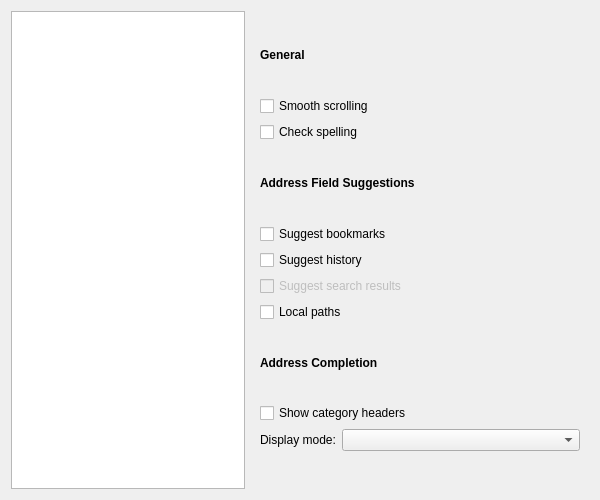
<?xml version="1.0" encoding="UTF-8"?>
<ui version="4.0">
 <class>Otter::PreferencesAdvancedPageWidget</class>
 <widget class="QWidget" name="Otter::PreferencesAdvancedPageWidget">
  <property name="geometry">
   <rect>
    <x>0</x>
    <y>0</y>
    <width>600</width>
    <height>500</height>
   </rect>
  </property>
  <layout class="QHBoxLayout" name="horizontalLayout">
   <item>
    <widget class="Otter::ItemViewWidget" name="advancedViewWidget">
     <property name="sizePolicy">
      <sizepolicy hsizetype="Minimum" vsizetype="Expanding">
       <horstretch>0</horstretch>
       <verstretch>0</verstretch>
      </sizepolicy>
     </property>
     <property name="minimumSize">
      <size>
       <width>100</width>
       <height>0</height>
      </size>
     </property>
     <property name="editTriggers">
      <set>QAbstractItemView::NoEditTriggers</set>
     </property>
     <property name="textElideMode">
      <enum>Qt::ElideNone</enum>
     </property>
     <attribute name="headerVisible">
      <bool>false</bool>
     </attribute>
    </widget>
   </item>
   <item>
    <widget class="QStackedWidget" name="advancedStackedWidget">
     <property name="currentIndex">
      <number>0</number>
     </property>
     <widget class="QWidget" name="browsingPage">
      <layout class="QVBoxLayout" name="browsingPageLayout">
       <item>
        <widget class="QLabel" name="browsingGeneralHeaderLabel">
         <property name="font">
          <font>
           <weight>75</weight>
           <bold>true</bold>
          </font>
         </property>
         <property name="text">
          <string>General</string>
         </property>
        </widget>
       </item>
       <item>
        <widget class="QCheckBox" name="browsingEnableSmoothScrollingCheckBox">
         <property name="text">
          <string>Smooth scrolling</string>
         </property>
        </widget>
       </item>
       <item>
        <widget class="QCheckBox" name="browsingEnableSpellCheckCheckBox">
         <property name="text">
          <string>Check spelling</string>
         </property>
        </widget>
       </item>
       <item>
        <widget class="QLabel" name="browsingSuggestionsHeaderLabel">
         <property name="font">
          <font>
           <weight>75</weight>
           <bold>true</bold>
          </font>
         </property>
         <property name="text">
          <string>Address Field Suggestions</string>
         </property>
        </widget>
       </item>
       <item>
        <layout class="QVBoxLayout" name="browsingSuggestionsLayout">
         <item>
          <widget class="QCheckBox" name="browsingSuggestBookmarksCheckBox">
           <property name="text">
            <string>Suggest bookmarks</string>
           </property>
          </widget>
         </item>
         <item>
          <widget class="QCheckBox" name="browsingSuggestHistoryCheckBox">
           <property name="text">
            <string>Suggest history</string>
           </property>
          </widget>
         </item>
         <item>
          <widget class="QCheckBox" name="browsingSuggestSearchCheckBox">
           <property name="enabled">
            <bool>false</bool>
           </property>
           <property name="text">
            <string>Suggest search results</string>
           </property>
          </widget>
         </item>
         <item>
          <widget class="QCheckBox" name="browsingSuggestLocalPathsCheckBox">
           <property name="text">
            <string>Local paths</string>
           </property>
          </widget>
         </item>
        </layout>
       </item>
       <item>
        <widget class="QLabel" name="browsingCompletionHeaderLabel">
         <property name="font">
          <font>
           <weight>75</weight>
           <bold>true</bold>
          </font>
         </property>
         <property name="text">
          <string>Address Completion</string>
         </property>
        </widget>
       </item>
       <item>
        <layout class="QVBoxLayout" name="browsingCompletionLayout">
         <item>
          <widget class="QCheckBox" name="browsingCategoriesCheckBox">
           <property name="text">
            <string>Show category headers</string>
           </property>
          </widget>
         </item>
         <item>
          <layout class="QFormLayout" name="browsingDisplayModeLayout">
           <item row="0" column="0">
            <widget class="QLabel" name="browsingDisplayModeLabel">
             <property name="text">
              <string>Display mode:</string>
             </property>
            </widget>
           </item>
           <item row="0" column="1">
            <widget class="QComboBox" name="browsingDisplayModeComboBox"/>
           </item>
          </layout>
         </item>
        </layout>
       </item>
       <item>
        <spacer name="browsingBrowsingSpacer">
         <property name="orientation">
          <enum>Qt::Vertical</enum>
         </property>
        </spacer>
       </item>
      </layout>
     </widget>
     <widget class="QWidget" name="notificationsPage">
      <layout class="QVBoxLayout" name="notificationsPageLayout" stretch="0,0,0,0,0,1">
       <item>
        <widget class="QLabel" name="notificationsEventsHeader">
         <property name="font">
          <font>
           <weight>75</weight>
           <bold>true</bold>
          </font>
         </property>
         <property name="text">
          <string>Events</string>
         </property>
        </widget>
       </item>
       <item>
        <widget class="Otter::ItemViewWidget" name="notificationsItemView">
         <property name="editTriggers">
          <set>QAbstractItemView::NoEditTriggers</set>
         </property>
         <property name="alternatingRowColors">
          <bool>true</bool>
         </property>
         <attribute name="headerDefaultSectionSize">
          <number>250</number>
         </attribute>
        </widget>
       </item>
       <item>
        <widget class="QWidget" name="notificationOptionsWidget" native="true">
         <property name="enabled">
          <bool>false</bool>
         </property>
         <layout class="QVBoxLayout" name="notificationOptionsLayout">
          <property name="leftMargin">
           <number>0</number>
          </property>
          <property name="topMargin">
           <number>0</number>
          </property>
          <property name="rightMargin">
           <number>0</number>
          </property>
          <property name="bottomMargin">
           <number>0</number>
          </property>
          <item>
           <layout class="QHBoxLayout" name="notificationsPlaySoundLayout">
            <item>
             <widget class="QLabel" name="notificationsPlaySoundLabel">
              <property name="text">
               <string>Play sound:</string>
              </property>
              <property name="buddy">
               <cstring>notificationsPlaySoundFilePathWidget</cstring>
              </property>
             </widget>
            </item>
            <item>
             <widget class="QToolButton" name="notificationsPlaySoundButton"/>
            </item>
            <item>
             <widget class="Otter::FilePathWidget" name="notificationsPlaySoundFilePathWidget" native="true"/>
            </item>
           </layout>
          </item>
          <item>
           <widget class="QCheckBox" name="notificationsShowNotificationCheckBox">
            <property name="text">
             <string>Show notification</string>
            </property>
           </widget>
          </item>
          <item>
           <widget class="QCheckBox" name="notificationsShowAlertCheckBox">
            <property name="text">
             <string>Mark taskbar entry</string>
            </property>
           </widget>
          </item>
         </layout>
        </widget>
       </item>
       <item>
        <widget class="QLabel" name="notificationsOptionsHeader">
         <property name="font">
          <font>
           <weight>75</weight>
           <bold>true</bold>
          </font>
         </property>
         <property name="text">
          <string>Options</string>
         </property>
        </widget>
       </item>
       <item>
        <widget class="QCheckBox" name="preferNativeNotificationsCheckBox">
         <property name="text">
          <string>Prefer native notifications</string>
         </property>
        </widget>
       </item>
       <item>
        <spacer name="notificationsSpacer">
         <property name="orientation">
          <enum>Qt::Vertical</enum>
         </property>
        </spacer>
       </item>
      </layout>
     </widget>
     <widget class="QWidget" name="appearancePage">
      <layout class="QVBoxLayout" name="appearancePageLayout" stretch="0,0,0,0,1">
       <item>
        <widget class="QLabel" name="appearranceStyleHader">
         <property name="font">
          <font>
           <weight>75</weight>
           <bold>true</bold>
          </font>
         </property>
         <property name="text">
          <string>Style</string>
         </property>
        </widget>
       </item>
       <item>
        <layout class="QFormLayout" name="appearranceStyleLayout">
         <item row="0" column="0">
          <widget class="QLabel" name="appearranceWidgetStyleLabel">
           <property name="text">
            <string>Widget style:</string>
           </property>
           <property name="buddy">
            <cstring>appearranceWidgetStyleComboBox</cstring>
           </property>
          </widget>
         </item>
         <item row="1" column="0">
          <widget class="QLabel" name="appearranceStyleSheetLabel">
           <property name="text">
            <string>Interface style sheet:</string>
           </property>
           <property name="buddy">
            <cstring>appearranceStyleSheetFilePathWidget</cstring>
           </property>
          </widget>
         </item>
         <item row="1" column="1">
          <widget class="Otter::FilePathWidget" name="appearranceStyleSheetFilePathWidget" native="true"/>
         </item>
         <item row="0" column="1">
          <widget class="QComboBox" name="appearranceWidgetStyleComboBox"/>
         </item>
        </layout>
       </item>
       <item>
        <widget class="QLabel" name="appearranceOtherHeader">
         <property name="font">
          <font>
           <weight>75</weight>
           <bold>true</bold>
          </font>
         </property>
         <property name="text">
          <string>Other</string>
         </property>
        </widget>
       </item>
       <item>
        <widget class="QCheckBox" name="enableTrayIconCheckBox">
         <property name="text">
          <string>Show tray icon</string>
         </property>
        </widget>
       </item>
       <item>
        <spacer name="appearranceVerticalSpacer">
         <property name="orientation">
          <enum>Qt::Vertical</enum>
         </property>
        </spacer>
       </item>
      </layout>
     </widget>
     <widget class="QWidget" name="contentPage">
      <layout class="QVBoxLayout" name="contentPageLayout">
       <item>
        <widget class="QLabel" name="contentGeneralHeader">
         <property name="font">
          <font>
           <weight>75</weight>
           <bold>true</bold>
          </font>
         </property>
         <property name="text">
          <string>General</string>
         </property>
        </widget>
       </item>
       <item>
        <layout class="QFormLayout" name="enableImagesLayout">
         <item row="0" column="0">
          <widget class="QLabel" name="enableImagesLabel">
           <property name="text">
            <string>Images:</string>
           </property>
          </widget>
         </item>
         <item row="0" column="1">
          <widget class="QComboBox" name="enableImagesComboBox"/>
         </item>
        </layout>
       </item>
       <item>
        <layout class="QHBoxLayout" name="javaScriptOptionslLayout" stretch="1,0">
         <item>
          <widget class="QCheckBox" name="enableJavaScriptCheckBox">
           <property name="text">
            <string>Enable JavaScript</string>
           </property>
          </widget>
         </item>
         <item>
          <widget class="QPushButton" name="javaScriptOptionsButton">
           <property name="text">
            <string>JavaScript Options…</string>
           </property>
          </widget>
         </item>
        </layout>
       </item>
       <item>
        <layout class="QFormLayout" name="contentGeneralLayout">
         <item row="0" column="0">
          <widget class="QLabel" name="pluginsLabel">
           <property name="text">
            <string>Plugins:</string>
           </property>
          </widget>
         </item>
         <item row="0" column="1">
          <widget class="QComboBox" name="enablePluginsComboBox"/>
         </item>
         <item row="1" column="0">
          <widget class="QLabel" name="userStyleSheetWidget">
           <property name="text">
            <string>User style sheet:</string>
           </property>
           <property name="buddy">
            <cstring>userStyleSheetFilePathWidget</cstring>
           </property>
          </widget>
         </item>
         <item row="1" column="1">
          <widget class="Otter::FilePathWidget" name="userStyleSheetFilePathWidget" native="true"/>
         </item>
        </layout>
       </item>
       <item>
        <widget class="QLabel" name="overridesHeader">
         <property name="font">
          <font>
           <weight>75</weight>
           <bold>true</bold>
          </font>
         </property>
         <property name="text">
          <string>Website Preferences</string>
         </property>
        </widget>
       </item>
       <item>
        <layout class="QHBoxLayout" name="contentOverridesLayout">
         <item>
          <layout class="QVBoxLayout" name="contentOverridesContentLayout">
           <item>
            <widget class="Otter::LineEditWidget" name="contentOverridesFilterLineEditWidget">
             <property name="placeholderText">
              <string>Search…</string>
             </property>
            </widget>
           </item>
           <item>
            <widget class="Otter::ItemViewWidget" name="contentOverridesItemView">
             <property name="editTriggers">
              <set>QAbstractItemView::NoEditTriggers</set>
             </property>
             <property name="alternatingRowColors">
              <bool>true</bool>
             </property>
             <attribute name="headerVisible">
              <bool>false</bool>
             </attribute>
             <attribute name="headerDefaultSectionSize">
              <number>250</number>
             </attribute>
            </widget>
           </item>
          </layout>
         </item>
         <item>
          <layout class="QVBoxLayout" name="contentOverridesButtonsLayout" stretch="0,0,0,1">
           <item>
            <widget class="QPushButton" name="contentOverridesAddButton">
             <property name="text">
              <string>Add</string>
             </property>
            </widget>
           </item>
           <item>
            <widget class="QPushButton" name="contentOverridesEditButton">
             <property name="enabled">
              <bool>false</bool>
             </property>
             <property name="text">
              <string>Edit…</string>
             </property>
            </widget>
           </item>
           <item>
            <widget class="QPushButton" name="contentOverridesRemoveButton">
             <property name="enabled">
              <bool>false</bool>
             </property>
             <property name="text">
              <string>Remove</string>
             </property>
            </widget>
           </item>
           <item>
            <spacer name="contentOverridesButtonsSpacer">
             <property name="orientation">
              <enum>Qt::Vertical</enum>
             </property>
            </spacer>
           </item>
          </layout>
         </item>
        </layout>
       </item>
      </layout>
     </widget>
     <widget class="QWidget" name="mimeTypesPage">
      <layout class="QVBoxLayout" name="mimeTypesPageLayout" stretch="0,0,0,1">
       <item>
        <widget class="QLabel" name="mimeTypesMimeTypesHeader">
         <property name="font">
          <font>
           <weight>75</weight>
           <bold>true</bold>
          </font>
         </property>
         <property name="text">
          <string>MIME Types</string>
         </property>
        </widget>
       </item>
       <item>
        <layout class="QHBoxLayout" name="mimeTypesLayout">
         <item>
          <widget class="Otter::ItemViewWidget" name="mimeTypesItemView">
           <property name="editTriggers">
            <set>QAbstractItemView::NoEditTriggers</set>
           </property>
           <property name="alternatingRowColors">
            <bool>true</bool>
           </property>
           <attribute name="headerDefaultSectionSize">
            <number>250</number>
           </attribute>
          </widget>
         </item>
         <item>
          <layout class="QVBoxLayout" name="mimeTypesButtonsLayout" stretch="0,0,1">
           <item>
            <widget class="QPushButton" name="mimeTypesAddMimeTypeButton">
             <property name="text">
              <string>Add</string>
             </property>
            </widget>
           </item>
           <item>
            <widget class="QPushButton" name="mimeTypesRemoveMimeTypeButton">
             <property name="enabled">
              <bool>false</bool>
             </property>
             <property name="text">
              <string>Remove</string>
             </property>
            </widget>
           </item>
           <item>
            <spacer name="mimeTypesButtonsSpacer">
             <property name="orientation">
              <enum>Qt::Vertical</enum>
             </property>
            </spacer>
           </item>
          </layout>
         </item>
        </layout>
       </item>
       <item>
        <widget class="QWidget" name="mimeTypesOptionsWidget" native="true">
         <property name="enabled">
          <bool>false</bool>
         </property>
         <layout class="QVBoxLayout" name="mimeTypesOptionsLayout">
          <property name="leftMargin">
           <number>0</number>
          </property>
          <property name="topMargin">
           <number>0</number>
          </property>
          <property name="rightMargin">
           <number>0</number>
          </property>
          <property name="bottomMargin">
           <number>0</number>
          </property>
          <item>
           <widget class="QRadioButton" name="mimeTypesAskButton">
            <property name="text">
             <string>Show download dialog</string>
            </property>
            <attribute name="buttonGroup">
             <string notr="true">mimeTypesButtonGroup</string>
            </attribute>
           </widget>
          </item>
          <item>
           <widget class="QRadioButton" name="mimeTypesSaveButton">
            <property name="text">
             <string>Save to disk</string>
            </property>
            <attribute name="buttonGroup">
             <string notr="true">mimeTypesButtonGroup</string>
            </attribute>
           </widget>
          </item>
          <item>
           <layout class="QHBoxLayout" name="mimeTypesSaveHorizontalLayout">
            <item>
             <spacer name="mimeTypesSaveSpacer">
              <property name="orientation">
               <enum>Qt::Horizontal</enum>
              </property>
              <property name="sizeType">
               <enum>QSizePolicy::Fixed</enum>
              </property>
              <property name="sizeHint" stdset="0">
               <size>
                <width>20</width>
                <height>0</height>
               </size>
              </property>
             </spacer>
            </item>
            <item>
             <widget class="QWidget" name="mimeTypesSaveOptionsWidget" native="true">
              <layout class="QVBoxLayout" name="mimeTypesSaveVerticalLayout">
               <property name="leftMargin">
                <number>0</number>
               </property>
               <property name="topMargin">
                <number>0</number>
               </property>
               <property name="rightMargin">
                <number>0</number>
               </property>
               <property name="bottomMargin">
                <number>0</number>
               </property>
               <item>
                <widget class="QCheckBox" name="mimeTypesSaveDirectlyCheckBox">
                 <property name="text">
                  <string>Do not ask for folder, save directly to</string>
                 </property>
                </widget>
               </item>
               <item>
                <widget class="Otter::FilePathWidget" name="mimeTypesFilePathWidget" native="true"/>
               </item>
              </layout>
             </widget>
            </item>
           </layout>
          </item>
          <item>
           <widget class="QRadioButton" name="mimeTypesOpenButton">
            <property name="text">
             <string>Open with application</string>
            </property>
            <attribute name="buttonGroup">
             <string notr="true">mimeTypesButtonGroup</string>
            </attribute>
           </widget>
          </item>
          <item>
           <layout class="QHBoxLayout" name="mimeTypesOpenHorizontalLayout">
            <item>
             <spacer name="mimeTypesOpenSpacer">
              <property name="orientation">
               <enum>Qt::Horizontal</enum>
              </property>
              <property name="sizeType">
               <enum>QSizePolicy::Fixed</enum>
              </property>
              <property name="sizeHint" stdset="0">
               <size>
                <width>20</width>
                <height>0</height>
               </size>
              </property>
             </spacer>
            </item>
            <item>
             <widget class="QWidget" name="mimeTypesOpenOptionsWidget" native="true">
              <layout class="QVBoxLayout" name="mimeTypesOpenVerticalLayout">
               <property name="leftMargin">
                <number>0</number>
               </property>
               <property name="topMargin">
                <number>0</number>
               </property>
               <property name="rightMargin">
                <number>0</number>
               </property>
               <property name="bottomMargin">
                <number>0</number>
               </property>
               <item>
                <widget class="QCheckBox" name="mimeTypesPassUrlCheckBox">
                 <property name="enabled">
                  <bool>false</bool>
                 </property>
                 <property name="text">
                  <string>Pass web address directly to application</string>
                 </property>
                </widget>
               </item>
               <item>
                <widget class="Otter::ApplicationComboBoxWidget" name="mimeTypesApplicationComboBoxWidget"/>
               </item>
              </layout>
             </widget>
            </item>
           </layout>
          </item>
         </layout>
        </widget>
       </item>
       <item>
        <spacer name="mimeTypesSpacer">
         <property name="orientation">
          <enum>Qt::Vertical</enum>
         </property>
        </spacer>
       </item>
      </layout>
     </widget>
     <widget class="QWidget" name="programsPage">
      <layout class="QVBoxLayout" name="programsPageLayout">
       <item>
        <widget class="QLabel" name="programsProtocolsHeader">
         <property name="font">
          <font>
           <weight>75</weight>
           <bold>true</bold>
          </font>
         </property>
         <property name="text">
          <string>Protocols</string>
         </property>
        </widget>
       </item>
       <item>
        <layout class="QHBoxLayout" name="protocolsLayout">
         <item>
          <widget class="Otter::ItemViewWidget" name="protocolsItemView">
           <property name="editTriggers">
            <set>QAbstractItemView::NoEditTriggers</set>
           </property>
           <property name="alternatingRowColors">
            <bool>true</bool>
           </property>
           <attribute name="headerDefaultSectionSize">
            <number>250</number>
           </attribute>
          </widget>
         </item>
         <item>
          <layout class="QVBoxLayout" name="protocolsButtonsLayout" stretch="0,0,1">
           <item>
            <widget class="QPushButton" name="protocolsAddProtocolButton">
             <property name="text">
              <string>Add</string>
             </property>
            </widget>
           </item>
           <item>
            <widget class="QPushButton" name="protocolsRemoveProtocolButton">
             <property name="enabled">
              <bool>false</bool>
             </property>
             <property name="text">
              <string>Remove</string>
             </property>
            </widget>
           </item>
           <item>
            <spacer name="protocolsButtonsSpacer">
             <property name="orientation">
              <enum>Qt::Vertical</enum>
             </property>
            </spacer>
           </item>
          </layout>
         </item>
        </layout>
       </item>
      </layout>
     </widget>
     <widget class="QWidget" name="historyPage"/>
     <widget class="QWidget" name="networkPage">
      <layout class="QVBoxLayout" name="networkPagePageLayout" stretch="0,0,0,1,0,1,0">
       <item>
        <widget class="QLabel" name="advancedGeneralHeader">
         <property name="font">
          <font>
           <weight>75</weight>
           <bold>true</bold>
          </font>
         </property>
         <property name="text">
          <string>General</string>
         </property>
        </widget>
       </item>
       <item>
        <widget class="QCheckBox" name="sendReferrerCheckBox">
         <property name="text">
          <string>Send referrer information</string>
         </property>
        </widget>
       </item>
       <item>
        <widget class="QLabel" name="advancedUserAgentHeader">
         <property name="font">
          <font>
           <weight>75</weight>
           <bold>true</bold>
          </font>
         </property>
         <property name="text">
          <string>User Agent</string>
         </property>
        </widget>
       </item>
       <item>
        <layout class="QHBoxLayout" name="userAgentsLayout">
         <item>
          <widget class="Otter::ItemViewWidget" name="userAgentsViewWidget">
           <property name="editTriggers">
            <set>QAbstractItemView::NoEditTriggers</set>
           </property>
           <property name="dragEnabled">
            <bool>true</bool>
           </property>
           <property name="dragDropMode">
            <enum>QAbstractItemView::DragDrop</enum>
           </property>
           <property name="defaultDropAction">
            <enum>Qt::MoveAction</enum>
           </property>
           <property name="alternatingRowColors">
            <bool>true</bool>
           </property>
           <attribute name="headerDefaultSectionSize">
            <number>250</number>
           </attribute>
          </widget>
         </item>
         <item>
          <layout class="QVBoxLayout" name="userAgentsButtonsLayout">
           <item>
            <widget class="QPushButton" name="userAgentsAddButton">
             <property name="text">
              <string>Add</string>
             </property>
            </widget>
           </item>
           <item>
            <widget class="QPushButton" name="userAgentsEditButton">
             <property name="enabled">
              <bool>false</bool>
             </property>
             <property name="text">
              <string>Edit…</string>
             </property>
            </widget>
           </item>
           <item>
            <widget class="QPushButton" name="userAgentsRemoveButton">
             <property name="enabled">
              <bool>false</bool>
             </property>
             <property name="text">
              <string>Remove</string>
             </property>
            </widget>
           </item>
           <item>
            <spacer name="userAgentsSpacer">
             <property name="orientation">
              <enum>Qt::Vertical</enum>
             </property>
            </spacer>
           </item>
          </layout>
         </item>
        </layout>
       </item>
       <item>
        <widget class="QLabel" name="proxyHeader">
         <property name="font">
          <font>
           <weight>75</weight>
           <bold>true</bold>
          </font>
         </property>
         <property name="text">
          <string>Proxy</string>
         </property>
        </widget>
       </item>
       <item>
        <layout class="QHBoxLayout" name="proxiesLayout">
         <item>
          <widget class="Otter::ItemViewWidget" name="proxiesViewWidget">
           <property name="editTriggers">
            <set>QAbstractItemView::NoEditTriggers</set>
           </property>
           <property name="dragEnabled">
            <bool>true</bool>
           </property>
           <property name="dragDropMode">
            <enum>QAbstractItemView::DragDrop</enum>
           </property>
           <property name="defaultDropAction">
            <enum>Qt::MoveAction</enum>
           </property>
           <property name="alternatingRowColors">
            <bool>true</bool>
           </property>
           <attribute name="headerDefaultSectionSize">
            <number>250</number>
           </attribute>
          </widget>
         </item>
         <item>
          <layout class="QVBoxLayout" name="proxiesButtonsLayout">
           <item>
            <widget class="QPushButton" name="proxiesAddButton">
             <property name="text">
              <string>Add</string>
             </property>
            </widget>
           </item>
           <item>
            <widget class="QPushButton" name="proxiesEditButton">
             <property name="enabled">
              <bool>false</bool>
             </property>
             <property name="text">
              <string>Edit…</string>
             </property>
            </widget>
           </item>
           <item>
            <widget class="QPushButton" name="proxiesRemoveButton">
             <property name="enabled">
              <bool>false</bool>
             </property>
             <property name="text">
              <string>Remove</string>
             </property>
            </widget>
           </item>
           <item>
            <spacer name="proxiesSpacer">
             <property name="orientation">
              <enum>Qt::Vertical</enum>
             </property>
            </spacer>
           </item>
          </layout>
         </item>
        </layout>
       </item>
       <item>
        <spacer name="networkPageSpacer">
         <property name="orientation">
          <enum>Qt::Vertical</enum>
         </property>
        </spacer>
       </item>
      </layout>
     </widget>
     <widget class="QWidget" name="securityPage">
      <layout class="QVBoxLayout" name="securityPageLayout">
       <item>
        <widget class="QLabel" name="ciphersHeader">
         <property name="font">
          <font>
           <weight>75</weight>
           <bold>true</bold>
          </font>
         </property>
         <property name="text">
          <string>SSL Ciphers</string>
         </property>
        </widget>
       </item>
       <item>
        <layout class="QHBoxLayout" name="ciphersLayout" stretch="1,0">
         <item>
          <widget class="Otter::ItemViewWidget" name="ciphersViewWidget">
           <property name="editTriggers">
            <set>QAbstractItemView::NoEditTriggers</set>
           </property>
           <property name="dragEnabled">
            <bool>true</bool>
           </property>
           <property name="dragDropOverwriteMode">
            <bool>false</bool>
           </property>
           <property name="dragDropMode">
            <enum>QAbstractItemView::InternalMove</enum>
           </property>
           <property name="defaultDropAction">
            <enum>Qt::MoveAction</enum>
           </property>
           <property name="alternatingRowColors">
            <bool>true</bool>
           </property>
           <property name="selectionMode">
            <enum>QAbstractItemView::SingleSelection</enum>
           </property>
           <property name="selectionBehavior">
            <enum>QAbstractItemView::SelectRows</enum>
           </property>
           <attribute name="headerVisible">
            <bool>false</bool>
           </attribute>
          </widget>
         </item>
         <item>
          <layout class="QVBoxLayout" name="ciphersButtonsLayout" stretch="0,0,0,0">
           <item>
            <widget class="QPushButton" name="ciphersAddButton">
             <property name="enabled">
              <bool>false</bool>
             </property>
             <property name="text">
              <string>Add</string>
             </property>
            </widget>
           </item>
           <item>
            <widget class="QPushButton" name="ciphersRemoveButton">
             <property name="enabled">
              <bool>false</bool>
             </property>
             <property name="text">
              <string>Remove</string>
             </property>
            </widget>
           </item>
           <item>
            <spacer name="ciphersSpacer">
             <property name="orientation">
              <enum>Qt::Vertical</enum>
             </property>
            </spacer>
           </item>
           <item>
            <layout class="QHBoxLayout" name="ciphersMoveButtonsLayout" stretch="0,1,0">
             <item>
              <widget class="QToolButton" name="ciphersMoveUpButton">
               <property name="enabled">
                <bool>false</bool>
               </property>
               <property name="toolTip">
                <string>Move Up</string>
               </property>
              </widget>
             </item>
             <item>
              <spacer name="ciphersMoveButtonsSpacer">
               <property name="orientation">
                <enum>Qt::Horizontal</enum>
               </property>
               <property name="sizeType">
                <enum>QSizePolicy::Minimum</enum>
               </property>
              </spacer>
             </item>
             <item>
              <widget class="QToolButton" name="ciphersMoveDownButton">
               <property name="enabled">
                <bool>false</bool>
               </property>
               <property name="toolTip">
                <string>Move Down</string>
               </property>
              </widget>
             </item>
            </layout>
           </item>
          </layout>
         </item>
        </layout>
       </item>
      </layout>
     </widget>
     <widget class="QWidget" name="updatesPage">
      <layout class="QVBoxLayout" name="updatesPageLayout" stretch="0,0,0,0,1">
       <item>
        <widget class="QLabel" name="updatesHeader">
         <property name="font">
          <font>
           <weight>75</weight>
           <bold>true</bold>
          </font>
         </property>
         <property name="text">
          <string>Updates</string>
         </property>
        </widget>
       </item>
       <item>
        <widget class="QLabel" name="updatesDescriptionLabel">
         <property name="text">
          <string>Select channels from which you want to receive updates:</string>
         </property>
        </widget>
       </item>
       <item>
        <widget class="Otter::ItemViewWidget" name="updateChannelsItemView">
         <property name="sizePolicy">
          <sizepolicy hsizetype="Expanding" vsizetype="Expanding">
           <horstretch>0</horstretch>
           <verstretch>0</verstretch>
          </sizepolicy>
         </property>
         <property name="minimumSize">
          <size>
           <width>0</width>
           <height>0</height>
          </size>
         </property>
         <property name="editTriggers">
          <set>QAbstractItemView::NoEditTriggers</set>
         </property>
         <property name="showDropIndicator" stdset="0">
          <bool>false</bool>
         </property>
         <property name="selectionMode">
          <enum>QAbstractItemView::NoSelection</enum>
         </property>
         <property name="headerHidden">
          <bool>true</bool>
         </property>
         <property name="isWrapping" stdset="0">
          <bool>false</bool>
         </property>
        </widget>
       </item>
       <item>
        <layout class="QVBoxLayout" name="updatesVerticalLayout">
         <item>
          <layout class="QHBoxLayout" name="updatesHorizontalLayout">
           <item>
            <widget class="QLabel" name="intervalLabel">
             <property name="text">
              <string>Check for updates every</string>
             </property>
            </widget>
           </item>
           <item>
            <widget class="QSpinBox" name="intervalSpinBox"/>
           </item>
           <item>
            <widget class="QLabel" name="intervalDaysLabel">
             <property name="text">
              <string>day(s)</string>
             </property>
            </widget>
           </item>
          </layout>
         </item>
         <item>
          <widget class="QCheckBox" name="autoInstallCheckBox">
           <property name="text">
            <string>Install updates automatically</string>
           </property>
          </widget>
         </item>
        </layout>
       </item>
       <item>
        <spacer name="updatesVerticalSpacer">
         <property name="orientation">
          <enum>Qt::Vertical</enum>
         </property>
        </spacer>
       </item>
      </layout>
     </widget>
     <widget class="QWidget" name="keyboardPage">
      <layout class="QVBoxLayout" name="keyboardPageLayout">
       <item>
        <widget class="QLabel" name="keyboardHeader">
         <property name="font">
          <font>
           <weight>75</weight>
           <bold>true</bold>
          </font>
         </property>
         <property name="text">
          <string>Keyboard Shortcuts</string>
         </property>
        </widget>
       </item>
       <item>
        <layout class="QHBoxLayout" name="keyboardProfilesLayout" stretch="1,0">
         <item>
          <widget class="Otter::ItemViewWidget" name="keyboardViewWidget">
           <property name="dragEnabled">
            <bool>true</bool>
           </property>
           <property name="dragDropOverwriteMode">
            <bool>false</bool>
           </property>
           <property name="dragDropMode">
            <enum>QAbstractItemView::InternalMove</enum>
           </property>
           <property name="defaultDropAction">
            <enum>Qt::MoveAction</enum>
           </property>
           <property name="alternatingRowColors">
            <bool>true</bool>
           </property>
           <property name="selectionMode">
            <enum>QAbstractItemView::SingleSelection</enum>
           </property>
           <property name="selectionBehavior">
            <enum>QAbstractItemView::SelectRows</enum>
           </property>
           <attribute name="headerVisible">
            <bool>false</bool>
           </attribute>
          </widget>
         </item>
         <item>
          <layout class="QVBoxLayout" name="keyboardButtonsLayout" stretch="0,0,0,0,1,0">
           <item>
            <widget class="QPushButton" name="keyboardAddButton">
             <property name="text">
              <string>Add</string>
             </property>
            </widget>
           </item>
           <item>
            <widget class="QPushButton" name="keyboardEditButton">
             <property name="enabled">
              <bool>false</bool>
             </property>
             <property name="text">
              <string>Edit…</string>
             </property>
            </widget>
           </item>
           <item>
            <widget class="QPushButton" name="keyboardCloneButton">
             <property name="enabled">
              <bool>false</bool>
             </property>
             <property name="text">
              <string>Clone</string>
             </property>
            </widget>
           </item>
           <item>
            <widget class="QPushButton" name="keyboardRemoveButton">
             <property name="enabled">
              <bool>false</bool>
             </property>
             <property name="text">
              <string>Remove</string>
             </property>
            </widget>
           </item>
           <item>
            <spacer name="keyboardSpacer">
             <property name="orientation">
              <enum>Qt::Vertical</enum>
             </property>
            </spacer>
           </item>
           <item>
            <layout class="QHBoxLayout" name="keyboardMoveButtonsLayout" stretch="0,1,0">
             <item>
              <widget class="QToolButton" name="keyboardMoveUpButton">
               <property name="enabled">
                <bool>false</bool>
               </property>
               <property name="toolTip">
                <string>Move Up</string>
               </property>
              </widget>
             </item>
             <item>
              <spacer name="keyboardMoveButtonsSpacer">
               <property name="orientation">
                <enum>Qt::Horizontal</enum>
               </property>
               <property name="sizeType">
                <enum>QSizePolicy::Minimum</enum>
               </property>
              </spacer>
             </item>
             <item>
              <widget class="QToolButton" name="keyboardMoveDownButton">
               <property name="enabled">
                <bool>false</bool>
               </property>
               <property name="toolTip">
                <string>Move Down</string>
               </property>
              </widget>
             </item>
            </layout>
           </item>
          </layout>
         </item>
        </layout>
       </item>
       <item>
        <widget class="QCheckBox" name="keyboardEnableSingleKeyShortcutsCheckBox">
         <property name="text">
          <string>Enable single key shortcuts</string>
         </property>
         <property name="checked">
          <bool>true</bool>
         </property>
        </widget>
       </item>
      </layout>
     </widget>
     <widget class="QWidget" name="mousePage">
      <layout class="QVBoxLayout" name="mousePageLayout">
       <item>
        <widget class="QLabel" name="mouseHeader">
         <property name="font">
          <font>
           <weight>75</weight>
           <bold>true</bold>
          </font>
         </property>
         <property name="text">
          <string>Mouse Actions and Gestures</string>
         </property>
        </widget>
       </item>
       <item>
        <layout class="QHBoxLayout" name="mouseProfilesLayout" stretch="1,0">
         <item>
          <widget class="Otter::ItemViewWidget" name="mouseViewWidget">
           <property name="dragEnabled">
            <bool>true</bool>
           </property>
           <property name="dragDropOverwriteMode">
            <bool>false</bool>
           </property>
           <property name="dragDropMode">
            <enum>QAbstractItemView::InternalMove</enum>
           </property>
           <property name="defaultDropAction">
            <enum>Qt::MoveAction</enum>
           </property>
           <property name="alternatingRowColors">
            <bool>true</bool>
           </property>
           <property name="selectionMode">
            <enum>QAbstractItemView::SingleSelection</enum>
           </property>
           <property name="selectionBehavior">
            <enum>QAbstractItemView::SelectRows</enum>
           </property>
           <attribute name="headerVisible">
            <bool>false</bool>
           </attribute>
          </widget>
         </item>
         <item>
          <layout class="QVBoxLayout" name="mouseButtonsLayout" stretch="0,0,0,0,1,0">
           <item>
            <widget class="QPushButton" name="mouseAddButton">
             <property name="text">
              <string>Add</string>
             </property>
            </widget>
           </item>
           <item>
            <widget class="QPushButton" name="mouseEditButton">
             <property name="enabled">
              <bool>false</bool>
             </property>
             <property name="text">
              <string>Edit…</string>
             </property>
            </widget>
           </item>
           <item>
            <widget class="QPushButton" name="mouseCloneButton">
             <property name="enabled">
              <bool>false</bool>
             </property>
             <property name="text">
              <string>Clone</string>
             </property>
            </widget>
           </item>
           <item>
            <widget class="QPushButton" name="mouseRemoveButton">
             <property name="enabled">
              <bool>false</bool>
             </property>
             <property name="text">
              <string>Remove</string>
             </property>
            </widget>
           </item>
           <item>
            <spacer name="mouseSpacer">
             <property name="orientation">
              <enum>Qt::Vertical</enum>
             </property>
            </spacer>
           </item>
           <item>
            <layout class="QHBoxLayout" name="mouseMoveButtonsLayout" stretch="0,1,0">
             <item>
              <widget class="QToolButton" name="mouseMoveUpButton">
               <property name="enabled">
                <bool>false</bool>
               </property>
               <property name="toolTip">
                <string>Move Up</string>
               </property>
              </widget>
             </item>
             <item>
              <spacer name="mouseMoveButtonsSpacer">
               <property name="orientation">
                <enum>Qt::Horizontal</enum>
               </property>
               <property name="sizeType">
                <enum>QSizePolicy::Minimum</enum>
               </property>
              </spacer>
             </item>
             <item>
              <widget class="QToolButton" name="mouseMoveDownButton">
               <property name="enabled">
                <bool>false</bool>
               </property>
               <property name="toolTip">
                <string>Move Down</string>
               </property>
              </widget>
             </item>
            </layout>
           </item>
          </layout>
         </item>
        </layout>
       </item>
       <item>
        <widget class="QCheckBox" name="mouseEnableGesturesCheckBox">
         <property name="text">
          <string>Enable mouse gestures</string>
         </property>
         <property name="checked">
          <bool>true</bool>
         </property>
        </widget>
       </item>
      </layout>
     </widget>
    </widget>
   </item>
  </layout>
 </widget>
 <customwidgets>
  <customwidget>
   <class>Otter::ApplicationComboBoxWidget</class>
   <extends>QComboBox</extends>
   <header>src/ui/ApplicationComboBoxWidget.h</header>
  </customwidget>
  <customwidget>
   <class>Otter::FilePathWidget</class>
   <extends>QWidget</extends>
   <header>src/ui/FilePathWidget.h</header>
   <container>1</container>
  </customwidget>
  <customwidget>
   <class>Otter::ItemViewWidget</class>
   <extends>QTreeView</extends>
   <header>src/ui/ItemViewWidget.h</header>
  </customwidget>
  <customwidget>
   <class>Otter::LineEditWidget</class>
   <extends>QLineEdit</extends>
   <header>src/ui/LineEditWidget.h</header>
  </customwidget>
 </customwidgets>
 <resources/>
 <connections/>
 <buttongroups>
  <buttongroup name="mimeTypesButtonGroup"/>
 </buttongroups>
</ui>
